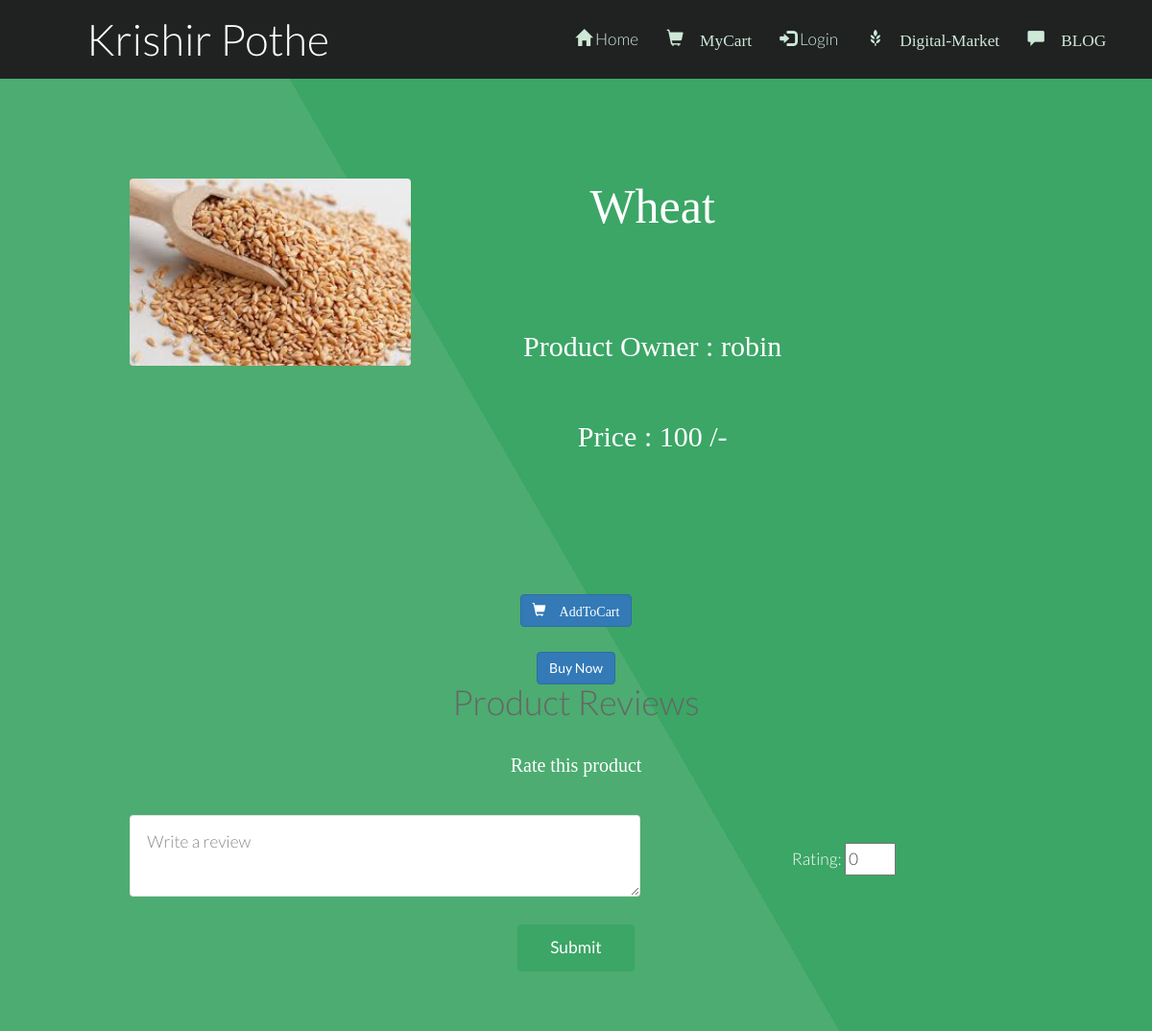
Page /review.php?pid=33 on the committed database.
### tables this page shows
CREATE TABLE `fproduct` (
  `fid` int(255) NOT NULL,
  `pid` int(255) NOT NULL,
  `product` varchar(255) NOT NULL,
  `pcat` varchar(255) NOT NULL,
  `pinfo` varchar(255) NOT NULL,
  `price` float NOT NULL,
  `pimage` varchar(255) NOT NULL DEFAULT 'blank.png',
  `picStatus` int(10) NOT NULL DEFAULT 0
);

CREATE TABLE `farmer` (
  `fid` int(255) NOT NULL,
  `fname` varchar(255) NOT NULL,
  `fusername` varchar(255) NOT NULL,
  `fpassword` varchar(255) NOT NULL,
  `fhash` varchar(255) NOT NULL,
  `femail` varchar(255) NOT NULL,
  `fmobile` varchar(255) NOT NULL,
  `faddress` text NOT NULL,
  `factive` int(255) NOT NULL DEFAULT 0,
  `frating` int(11) NOT NULL DEFAULT 0,
  `picExt` varchar(255) NOT NULL DEFAULT 'png',
  `picStatus` int(10) NOT NULL DEFAULT 0
);

### review.php (the view, shortened to what this page needs)
<?php
	require 'db.php';
	$pid = $_GET['pid'];
?>
<!DOCTYPE html>
<html>
<head>
		<link href="bootstrap\css\bootstrap.min.css" rel="stylesheet">
		<link rel="stylesheet" href="Blog/commentBox.css" />
</head>
<body>
				<?php
					require 'menu.php';
					$sql="SELECT * FROM fproduct WHERE pid = '$pid'";
					$result = mysqli_query($conn, $sql);
					$row = mysqli_fetch_assoc($result);
					$fid = $row['fid'];
					$sql = "SELECT * FROM farmer WHERE fid = '$fid'";
					$result = mysqli_query($conn, $sql);
					$frow = mysqli_fetch_assoc($result);
					$picDestination = "images/productImages/".$row['pimage'];
					?>
				<section id="main" class="wrapper style1 align-center">
						<div class="container">
							<div class="row">
								<div class="col-sm-4">
									<img class="image fit" src="<?php echo $picDestination.'';?>" alt="" />
								</div>
								<div class="col-12 col-sm-6">
									<p style="font: 50px Times new roman;"><?= $row['product']; ?></p>
									<p style="font: 30px Times new roman;">Product Owner : <?= $frow['fname']; ?></p>
									<p style="font: 30px Times new roman;">Price : <?= $row['price'].' /-'; ?></p>
								</div>
							</div><br />
							<div class="row">
								<div class="col-12 col-sm-12" style="font: 25px Times new roman;">
								</div>
							</div>
						</div>
						<br /><br />
						<div class="12u$">
                            <center>
                                <div class="row uniform">
                                    <div class="6u 12u$(large)">
                                        <a href="myCart.php?flag=1&pid=<?= $pid; ?>" class="btn btn-primary" style="text-decoration: none;"><span class="glyphicon glyphicon-shopping-cart"> AddToCart</a>
                                    </div>
                                    <div class="6u 12u$(large)">
                                        <a href="buyNow.php?pid=<?= $pid; ?>" class="btn btn-primary" style="text-decoration: none;">Buy Now</a>
                                    </div>
                                </div>
                            </center>
                        </div>
					<div class="container">
						<h1>Product Reviews</h1>
					<div class="row">
						<div class="col-0 col-sm-3"></div>
						<div class="col-12 col-sm-6">
					</div>
				</div>
			</div>
			<div class="container">
				<p style="font: 20px Times new roman; align: left;">Rate this product</p>
				<form method="POST" action="reviewInput.php?pid=<?= $pid; ?>">
					<div class="row">
						<div class="col-sm-7">
							<textarea style="background-color:white;color: black;" cols="5" name="comment" placeholder="Write a review"></textarea>
						</div>
						<div class="col-sm-5">
							<br />
							Rating: <input type="number" min="0" max="10" name="rating" value="0"/>
						</div>
					</div>
					<div class="row">
						<div class="col-sm-12">
							<br />
							<input type="submit" />
						</div>
					</div>
				</form>
			</div>
	</body>
	</html>

### css/style.css (style rules this page uses)
body { background: #fff; }
body, input, select, textarea { color: #444; font-family: "Lato", Helvetica, sans-serif; font-size: 15pt; font-weight: 300; line-height: 1.65em; }
a { color: #4dac71; text-decoration: underline; }
p { margin: 0 0 2em 0; }
h1, h2, h3, h4, h5, h6 { color: #666; font-weight: 300; line-height: 1em; margin: 0 0 1em 0; }
.align-center { text-align: center; }
form { margin: 0 0 2em 0; }
input[type="text"], input[type="password"], input[type="email"], select, textarea { -moz-appearance: none; -webkit-appearance: none; -o-appearance: none; -ms-appearance: none; appearance: none; background: rgba(144, 144, 144, 0.075); border-radius: 4px; border: none; border: solid 1px rgba(144, 144, 144, 0.25); color: inherit; display: block; outline: 0; padding: 0 1em; text-decoration: none; width: 100%; }
textarea { padding: 0.75em 1em; }
.image { border-radius: 4px; border: 0; display: inline-block; position: relative; }
.image.fit { display: block; margin: 0 0 2em 0; width: 100%; }
input[type="submit"], input[type="reset"], input[type="button"], .button { -moz-appearance: none; -webkit-appearance: none; -o-appearance: none; -ms-appearance: none; appearance: none; -moz-transition: background-color 0.2s ease-in-out, color 0.2s ease-in-out; -webkit-transition: background-color 0.2s ease-in-out, color 0.2s ease-in-out; -o-transition: background-color 0.2s ease-in-out, color 0.2s ease-in-out; -ms-transition: background-color 0.2s ease-in-out, color 0.2s ease-in-out; transition: background-color 0.2s ease-in-out, color 0.2s ease-in-out; background-color: #3ba666; border-radius: 4px; border: 0; color: #ffffff !important; cursor: pointer; display: inline-block; font-weight: 400; height: 2.85em; line-height: 2.8em; padding: 0 2em; text-align: center; text-decoration: none; white-space: nowrap; }
.wrapper { padding: 6em 0em 4em; }
.wrapper.style1 { background-color: #3ba666; -moz-background-image: linear-gradient(60deg, #4dac71 50%, #3ba666 50%); -webkit-background-image: linear-gradient(60deg, #4dac71 50%, #3ba666 50%); -o-background-image: linear-gradient(60deg, #4dac71 50%, #3ba666 50%); -ms-background-image: linear-gradient(60deg, #4dac71 50%, #3ba666 50%); background-image: linear-gradient(60deg, #4dac71 50%, #3ba666 50%); color: #ffffff; }

### css/style-xlarge.css (style rules this page uses)
body, input, select, textarea { font-size: 13pt; }

### css/style-large.css (style rules this page uses)
body, input, select, textarea { font-size: 13pt; }

### rows in the picture
fproduct: pimage (picture), product "Wheat", price "100"
farmer: fname "robin"

### other values in the picture
$loginProfile "Login"
